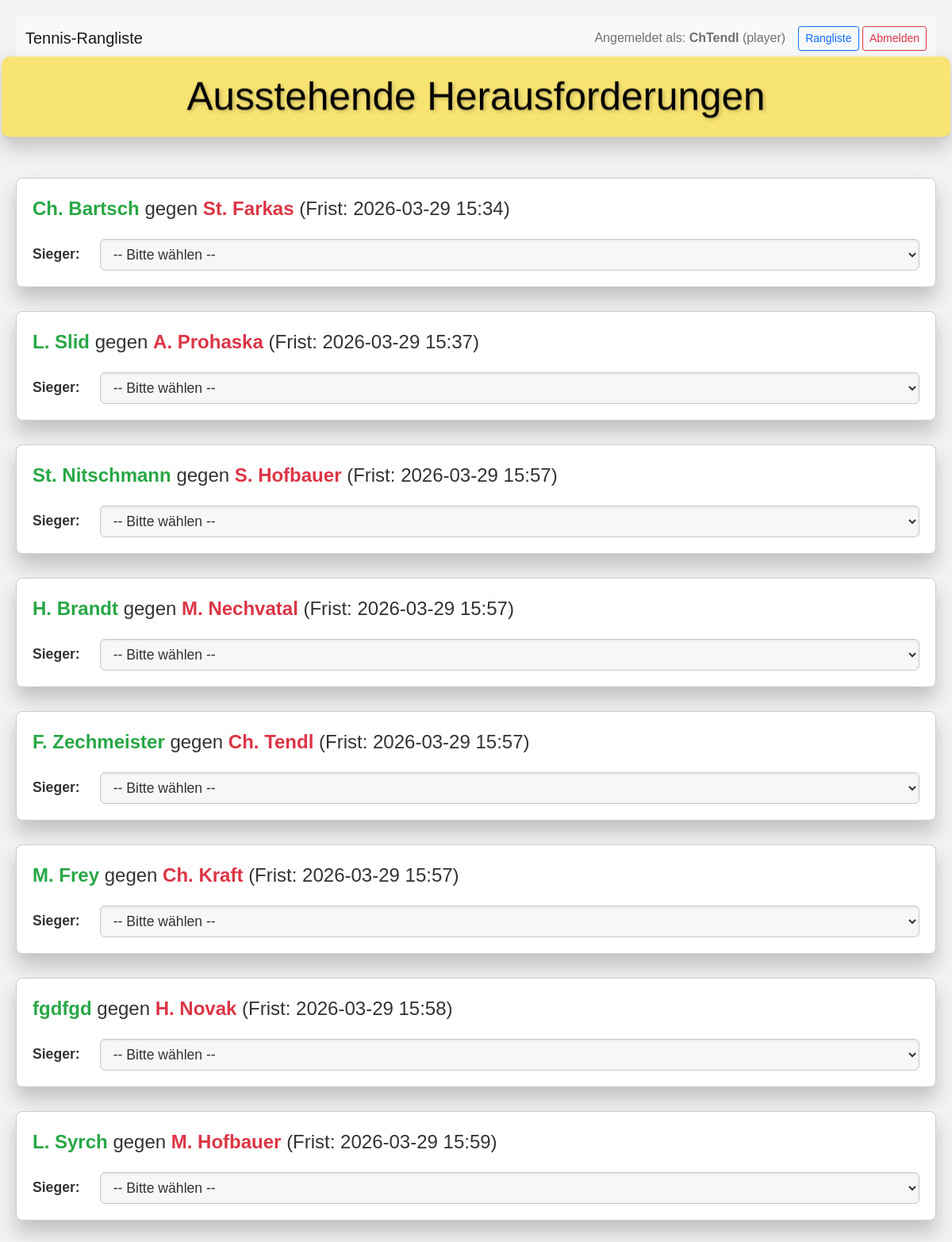
Page /admin (signed in) on the committed database.
### tables this page shows
CREATE TABLE players (
    id INTEGER PRIMARY KEY,
    name TEXT NOT NULL UNIQUE,
    username TEXT NOT NULL UNIQUE,
    password_hash TEXT NOT NULL,
    privilege_level TEXT NOT NULL DEFAULT 'player',
    -- NEW: This flag determines if a user appears in the pyramid. Default is 1 (true).
    is_ranked_player INTEGER NOT NULL DEFAULT 1,
    available INTEGER NOT NULL DEFAULT 1,
    rank INTEGER NOT NULL,
    unavailable_since DATETIME,
    unavailability_reason TEXT,
    block_challenger_until DATETIME,
    block_opponent_until DATETIME,
    is_new INTEGER NOT NULL DEFAULT 0
);

CREATE TABLE challenges (
    id INTEGER PRIMARY KEY AUTOINCREMENT,
    challenger_id INTEGER NOT NULL,
    opponent_id INTEGER NOT NULL,
    timestamp DATETIME NOT NULL,
    deadline DATETIME NOT NULL,
    resolved_at DATETIME,
    resolved INTEGER NOT NULL DEFAULT 0,
    result TEXT,
    score_details TEXT,
    scheduled_play_date DATETIME,
    FOREIGN KEY (challenger_id) REFERENCES players(id) ON DELETE CASCADE,
    FOREIGN KEY (opponent_id) REFERENCES players(id) ON DELETE CASCADE
);

### app.py (the view)
@app.route("/admin")
@login_required
def admin():
    db = get_db()
    try:
        now_str = get_current_time().strftime("%Y-%m-%d %H:%M:%S")
        cur = db.execute(
            "SELECT c.*, p1.name as challenger_name, p2.name as opponent_name FROM challenges c "
            "JOIN players p1 ON c.challenger_id = p1.id "
            "JOIN players p2 ON c.opponent_id = p2.id "
            "WHERE c.resolved = 0 AND c.deadline > ? ORDER BY c.deadline ASC",
            (now_str,),
        )
        challenges_raw = cur.fetchall()
        challenges_processed = []
        for row in challenges_raw:
            challenge = dict(row)
            if isinstance(challenge.get("deadline"), str):
                try:
                    challenge["deadline"] = datetime.strptime(
                        challenge["deadline"].split(".")[0], "%Y-%m-%d %H:%M:%S"
                    )
                except (ValueError, TypeError):
                    challenge["deadline"] = None
            elif not isinstance(challenge.get("deadline"), datetime):
                challenge["deadline"] = None
            challenges_processed.append(challenge)
        return render_template("admin.html", challenges=challenges_processed)
    except sqlite3.Error as e:
        logger.exception("Database error on /admin route.")
        flash(
            "Ein Datenbankfehler ist aufgetreten beim Laden der Admin-Seite.", "danger"
        )
        return redirect(url_for("index"))
    except Exception as e:
        logger.exception("Unexpected error on /admin route.")
        flash("Ein unerwarteter Fehler ist aufgetreten.", "danger")
        return redirect(url_for("index"))

### app.py (called while the page is built, shortened)
@login_manager.user_loader
def load_user(user_id):
    db = get_db()
    user_data = db.execute(
        "SELECT id, username, privilege_level FROM players WHERE id = ?", (user_id,)
    ).fetchone()
    if user_data:
        return User(
            id=user_data["id"],
            username=user_data["username"],
            privilege_level=user_data["privilege_level"],
        )
    return None

def get_current_time():
    test_date_str = os.environ.get("TEST_DATE")
    return datetime.now()

def get_db():
    if "db" not in g:
        try:
            g.db = sqlite3.connect(
                app.config["DATABASE"], timeout=10, detect_types=sqlite3.PARSE_DECLTYPES
            )
            g.db.row_factory = sqlite3.Row
            g.db.execute("PRAGMA journal_mode=WAL")
            g.db.execute("PRAGMA foreign_keys = ON")
        except sqlite3.Error as e:
            logger.exception("Database connection failed.")
            raise e
    return g.db

### templates/admin.html (shortened to what this page needs)
<!DOCTYPE html>
<html lang="de">
<head>
  <link rel="stylesheet" href="https://cdnjs.cloudflare.com/ajax/libs/bootstrap/5.1.3/css/bootstrap.min.css" />
</head>
<body>
  <nav class="navbar navbar-expand-lg navbar-light bg-light mb-3 border-bottom">
    <div class="container-fluid">
      <a class="navbar-brand" href="{{ url_for('index') }}">Tennis-Rangliste</a>
      <div class="ms-auto d-flex align-items-center">
        <span class="navbar-text me-3">
          Angemeldet als: <strong>{{ current_user.username }}</strong> ({{ current_user.privilege_level }})
        </span>
        <div>
          <a href="{{ url_for('index') }}" class="btn btn-sm btn-outline-primary {% if request.endpoint == 'index' %}active{% endif %}">Rangliste</a>
          <a href="{{ url_for('logout') }}" class="btn btn-sm btn-outline-danger">Abmelden</a>
        </div>
      </div>
    </div>
  </nav>
  <header>
    <h1>Ausstehende Herausforderungen</h1>
  </header>
  <main>
    <div id="challenges-container">
      {% for challenge in challenges %}
        <div class="challenge-container" data-challenge-id="{{ challenge.id }}" data-challenger-id="{{ challenge.challenger_id }}" data-opponent-id="{{ challenge.opponent_id }}">
          <p><span class="challenger-name">{{ challenge.challenger_name }}</span> gegen <span class="opponent-name">{{ challenge.opponent_name }}</span> (Frist: {{ challenge.deadline.strftime('%Y-%m-%d %H:%M') if challenge.deadline else 'N/A' }})</p>
          <form class="result-form" method="POST" action="{{ url_for('submit_result') }}">
            <div class="result-dropdown-section"><label for="result-{{ challenge.id }}">Sieger:</label><select id="result-{{ challenge.id }}" name="result" class="result-select"><option value="">-- Bitte wählen --</option></select></div>
          </form>
        </div>
      {% endfor %}
    </div>
  </main>
</body>
</html>

### templates/admin.html (style rules this page uses)
:root { --primary-color: #f8e473; --primary-dark: #e6d661; --bg-color: #f2f2f2; --container-bg: #fff; --text-color: #333; --border-color: #ccc; --shadow-color: rgba(0, 0, 0, 0.2); --highlight-shadow: rgba(248, 228, 115, 0.4); --challenger-color: #28a745; --opponent-color: #dc3545; --neutral-color: #6c757d; --error-color: #dc3545; }
body { background-color: var(--bg-color); font-family: Arial, sans-serif; margin: 0; padding: 20px; color: var(--text-color); perspective: 1000px; }
header { text-align: center; margin-bottom: 30px; background-color: var(--primary-color); padding: 20px; border-bottom: 3px solid var(--border-color); transform: translateZ(30px); box-shadow: 0 10px 25px var(--shadow-color); border-radius: 10px; position: relative; transition: transform 0.3s ease; }
header h1 { font-size: 3rem; margin: 0; color: #000; text-shadow: 2px 2px 4px var(--shadow-color), 0 0 10px var(--highlight-shadow); }
main { max-width: 1200px; margin: 0 auto; transform-style: preserve-3d; }
.challenge-container { background-color: var(--container-bg); border: 1px solid var(--border-color); border-radius: 8px; padding: 20px; margin-bottom: 30px; box-shadow: 0 15px 25px var(--shadow-color); transition: all 0.4s ease; transform: translateZ(10px); position: relative; }
.challenge-container p { margin: 0 0 15px; font-size: 1.5rem; color: var(--text-color); font-weight: 500; }
.challenger-name { color: var(--challenger-color); font-weight: bold; }
.opponent-name { color: var(--opponent-color); font-weight: bold; }
.challenge-container form { display: grid; grid-template-columns: auto 1fr; gap: 10px 15px; align-items: center; }
.challenge-container form label { font-size: 1.1rem; color: #333; font-weight: bold; text-align: right; grid-column: 1 / 2; padding-right: 10px; }
.challenge-container form select, .challenge-container form input[type="text"], .challenge-container form button { font-size: 1.1rem; padding: 8px 12px; border: 1px solid var(--border-color); border-radius: 6px; background-color: #f7f7f7; color: var(--text-color); outline: none; box-shadow: inset 0 1px 3px rgba(0, 0, 0, 0.1); transition: all 0.3s ease; width: 100%; box-sizing: border-box; grid-column: 2 / 3; }
.result-dropdown-section { grid-column: 1 / 3; display: grid; grid-template-columns: auto 1fr; gap: 10px 15px; align-items: center; margin-top: 5px; margin-bottom: 0px; }
.result-dropdown-section label { grid-column: 1 / 2; text-align: right; }
.result-dropdown-section select { grid-column: 2 / 3; }

### rows in the picture
players: username "ChTendl", privilege_level "player"
challenges: challenger_name "Ch. Bartsch", opponent_name "St. Farkas", deadline "2026-03-29 15:34"
challenges: challenger_name "L. Slid", opponent_name "A. Prohaska", deadline "2026-03-29 15:37"
challenges: challenger_name "St. Nitschmann", opponent_name "S. Hofbauer", deadline "2026-03-29 15:57"
challenges: challenger_name "H. Brandt", opponent_name "M. Nechvatal", deadline "2026-03-29 15:57"
challenges: challenger_name "F. Zechmeister", opponent_name "Ch. Tendl", deadline "2026-03-29 15:57"
challenges: challenger_name "M. Frey", opponent_name "Ch. Kraft", deadline "2026-03-29 15:57"
challenges: challenger_name "fgdfgd", opponent_name "H. Novak", deadline "2026-03-29 15:58"
challenges: challenger_name "L. Syrch", opponent_name "M. Hofbauer", deadline "2026-03-29 15:59"
